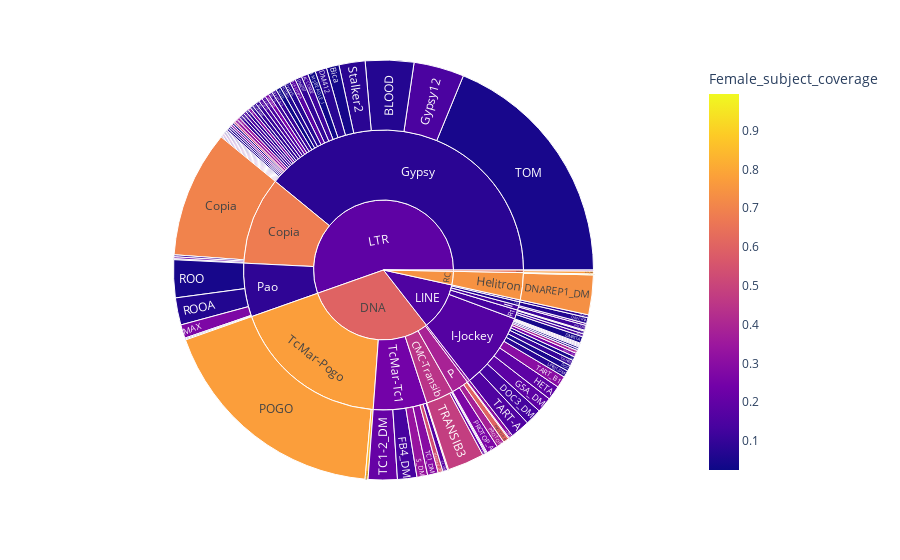

Notebook source saved alongside this figure:
### Markdown cell above
## Female TE expression ratio and subject coverage

### Code cell
df = consensus_counting_df.copy()
expressed = df["Female"] > 0
df = df[expressed]
fig = px.sunburst(df, path=['SubClass', 'SuperFamily', 'Family'], values='Female', color = "Female_subject_coverage")
fig.show()

### Figure 1 — Plotly figure (JSON) as saved in the notebook; plotly's stock layout.template omitted (floating-point values rounded to 4 significant figures)
{"data": [{"branchvalues": "total", "customdata": [[0.06391], [0.12], [0.7569], [0.1762], [0.06864], [0.04292], [0.1318], [0.4846], [0.08955], [0.0394], [0.08124], [0.271], [0.02521], [0.7013], [0.09658], [0.2184], [0.03966], [0.03163], [0.1094], [0.09335], [0.07862], [0.2513], [0.06954], [0.04374], [0.8449], [0.1431], [0.7366], [0.05203], [0.1454], [0.1315], [0.2426], [0.3901], [0.1352], [0.08143], [0.189], [0.07928], [0.07966], [0.05235], [0.1957], [0.1419], [0.06044], [0.1032], [0.1448], [0.3029], [0.06606], [0.1037], [0.04747], [0.04546], [0.06828], [0.1998], [0.2868], [0.3918], [0.1885], [0.02822], [0.3006], [0.9947], [0.09708], [0.1168], [0.1638], [0.1421], [0.4055], [0.0951], [0.1463], [0.07785], [0.2188], [0.27], [0.1012], [0.536], [0.03567], [0.1146], [0.7681], [0.6011], [0.7756], [0.8351], [0.3821], [0.2662], [0.5986], [0.09843], [0.09075], [0.1046], [0.04406], [0.06508], [0.07707], [0.1685], [0.2751], [0.3393], [0.3345], [0.07965], [0.09999], [0.1574], [0.2989], [0.2106], [0.2944], [0.3237], [0.04592], [0.1301], [0.48], [0.1065], [0.05924], [0.4449], [0.06954], [0.6804], [0.07939], [0.7428], [0.1303], [0.1661], [0.3868], [0.08911], [0.1353], [0.08955], [0.7763], [0.2436], [0.6448], [0.3006], [0.6008], [0.1561], [0.1905], [0.7428], [0.6448]], "domain": {"x": [0, 1], "y": [0, 1]}, "hovertemplate": "labels=%{label}<br>Female=%{value}<br>parent=%{parent}<br>id=%{id}<br>Female_subject_coverage=%{color}<extra></extra>", "ids": ["LTR/Gypsy/ACCORD", "LTR/Gypsy/ACCORD2", "DNA/TcMar-Tc1/BARI_DM", "LTR/Gypsy/BLASTOPIA", "LTR/Gypsy/BLOOD", "LINE/I-Jockey/BS", "LINE/I-Jockey/BS2", "LTR/Gypsy/BURDOCK", "LINE/R1-LOA/Baggins1", "LTR/Gypsy/Bica", "LTR/Gypsy/CIRCE", "LTR/Gypsy/Chimpo", "LTR/Gypsy/Chouto", "LTR/Copia/Copia", "LTR/Copia/Copia1", "LTR/Copia/Copia2", "LTR/Pao/DIVER2", "LTR/Copia/DM1731", "LTR/Gypsy/DM176", "LTR/Gypsy/DM297", "LTR/Gypsy/DM412", "LTR/Gypsy/DM412B_LTR", "LINE/CR1/DMCR1A", "LINE/R1/DMRT1A", "LINE/R1/DMRT1B", "LINE/R1/DMRT1C", "RC/Helitron/DNAREP1_DM", "LINE/I-Jockey/DOC", "LINE/I-Jockey/DOC2_DM", "LINE/I-Jockey/DOC3_DM", "LINE/I-Jockey/DOC5_DM", "LINE/I-Jockey/DOC6_DM", "DNA/TcMar-Tc1/FB4_DM", "LINE/I-Jockey/G3_DM", "LINE/I-Jockey/G5A_DM", "LINE/I-Jockey/G5_DM", "LTR/Gypsy/GTWIN", "LINE/I-Jockey/G_DM", "LTR/Gypsy/Gypsy", "LTR/Gypsy/Gypsy1", "LTR/Gypsy/Gypsy10", "LTR/Gypsy/Gypsy11", "LTR/Gypsy/Gypsy12", "LTR/Gypsy/Gypsy12A_LTR", "LTR/Gypsy/Gypsy2", "LTR/Gypsy/Gypsy2_bis", "LTR/Gypsy/Gypsy3", "LTR/Gypsy/Gypsy5", "LTR/Gypsy/Gypsy6", "LTR/Gypsy/Gypsy7", "LTR/Gypsy/Gypsy8", "LINE/I-Jockey/HELENA_RT", "LINE/I-Jockey/HETA", "LTR/Gypsy/HMSBEAGLE_I", "DNA/hAT-hobo/HOBO", "RC/Helitron/Helitron1_DM", "LTR/Gypsy/IDEFIX", "LINE/I/IVK_DM", "LINE/I/I_DM", "LTR/Gypsy/Invader1", "LTR/Gypsy/Invader4", "LTR/Gypsy/Invader5", "LTR/Gypsy/Invader6", "LINE/I-Jockey/LINEJ1_DM", "DNA/CMC-Transib/M4DM", "LTR/Pao/MAX", "LTR/Gypsy/MDG1", "DNA/TcMar-Tc1/Mariner2_DM", "LTR/Pao/NINJA", "LTR/Gypsy/NOMAD", "Satellite/Unknown/NTS_DM", "DNA/P/PLACW_DM", "DNA/TcMar-Pogo/POGO", "DNA/TcMar-Pogo/POGON1", "DNA/P/PROTOP", "DNA/P/PROTOP_A", "DNA/P/PROTOP_B", "LTR/Gypsy/QUASIMODO", "LTR/Gypsy/QUASIMODO2", "LINE/R1/R1_DM", "LTR/Pao/ROO", "LTR/Pao/ROOA", "LTR/Gypsy/ROVER", "DNA/TcMar-Tc1/S2_DM", "Satellite/Unknown/SAR_DM", "LTR/Gypsy/STALKER4", "DNA/TcMar-Tc1/S_DM", "LTR/Gypsy/Stalker2", "LINE/I-Jockey/TAHRE", "LINE/I-Jockey/TART-A", "LINE/I-Jockey/TART_B1", "DNA/TcMar-Tc1/TC1-2_DM", "DNA/TcMar-Tc1/TC1_DM", "LTR/Gypsy/TIRANT", "LTR/Gypsy/TOM", "DNA/CMC-Transib/TRANSIB2", "DNA/CMC-Transib/TRANSIB3", "DNA/CMC-Transib/TRANSIB4", "LTR/Gypsy/TRANSPAC", "DNA/CMC-Transib", "LINE/CR1", "LTR/Copia", "LTR/Gypsy", "RC/Helitron", "LINE/I", "LINE/I-Jockey", "DNA/P", "LTR/Pao", "LINE/R1", "LINE/R1-LOA", "DNA/TcMar-Pogo", "DNA/TcMar-Tc1", "Satellite/Unknown", "DNA/hAT-hobo", "DNA", "LINE", "LTR", "RC", "Satellite"], "labels": ["ACCORD", "ACCORD2", "BARI_DM", "BLASTOPIA", "BLOOD", "BS", "BS2", "BURDOCK", "Baggins1", "Bica", "CIRCE", "Chimpo", "Chouto", "Copia", "Copia1", "Copia2", "DIVER2", "DM1731", "DM176", "DM297", "DM412", "DM412B_LTR", "DMCR1A", "DMRT1A", "DMRT1B", "DMRT1C", "DNAREP1_DM", "DOC", "DOC2_DM", "DOC3_DM", "DOC5_DM", "DOC6_DM", "FB4_DM", "G3_DM", "G5A_DM", "G5_DM", "GTWIN", "G_DM", "Gypsy", "Gypsy1", "Gypsy10", "Gypsy11", "Gypsy12", "Gypsy12A_LTR", "Gypsy2", "Gypsy2_bis", "Gypsy3", "Gypsy5", "Gypsy6", "Gypsy7", "Gypsy8", "HELENA_RT", "HETA", "HMSBEAGLE_I", "HOBO", "Helitron1_DM", "IDEFIX", "IVK_DM", "I_DM", "Invader1", "Invader4", "Invader5", "Invader6", "LINEJ1_DM", "M4DM", "MAX", "MDG1", "Mariner2_DM", "NINJA", "NOMAD", "NTS_DM", "PLACW_DM", "POGO", "POGON1", "PROTOP", "PROTOP_A", "PROTOP_B", "QUASIMODO", "QUASIMODO2", "R1_DM", "ROO", "ROOA", "ROVER", "S2_DM", "SAR_DM", "STALKER4", "S_DM", "Stalker2", "TAHRE", "TART-A", "TART_B1", "TC1-2_DM", "TC1_DM", "TIRANT", "TOM", "TRANSIB2", "TRANSIB3", "TRANSIB4", "TRANSPAC", "CMC-Transib", "CR1", "Copia", "Gypsy", "Helitron", "I", "I-Jockey", "P", "Pao", "R1", "R1-LOA", "TcMar-Pogo", "TcMar-Tc1", "Unknown", "hAT-hobo", "DNA", "LINE", "LTR", "RC", "Satellite"], "marker": {"coloraxis": "coloraxis", "colors": [0.06391, 0.12, 0.7569, 0.1762, 0.06864, 0.04292, 0.1318, 0.4846, 0.08955, 0.0394, 0.08124, 0.271, 0.02521, 0.7013, 0.09658, 0.2184, 0.03966, 0.03163, 0.1094, 0.09335, 0.07862, 0.2513, 0.06954, 0.04374, 0.8449, 0.1431, 0.7366, 0.05203, 0.1454, 0.1315, 0.2426, 0.3901, 0.1352, 0.08143, 0.189, 0.07928, 0.07966, 0.05235, 0.1957, 0.1419, 0.06044, 0.1032, 0.1448, 0.3029, 0.06606, 0.1037, 0.04747, 0.04546, 0.06828, 0.1998, 0.2868, 0.3918, 0.1885, 0.02822, 0.3006, 0.9947, 0.09708, 0.1168, 0.1638, 0.1421, 0.4055, 0.0951, 0.1463, 0.07785, 0.2188, 0.27, 0.1012, 0.536, 0.03567, 0.1146, 0.7681, 0.6011, 0.7756, 0.8351, 0.3821, 0.2662, 0.5986, 0.09843, 0.09075, 0.1046, 0.04406, 0.06508, 0.07707, 0.1685, 0.2751, 0.3393, 0.3345, 0.07965, 0.09999, 0.1574, 0.2989, 0.2106, 0.2944, 0.3237, 0.04592, 0.1301, 0.48, 0.1065, 0.05924, 0.4449, 0.06954, 0.6804, 0.07939, 0.7428, 0.1303, 0.1661, 0.3868, 0.08911, 0.1353, 0.08955, 0.7763, 0.2436, 0.6448, 0.3006, 0.6008, 0.1561, 0.1905, 0.7428, 0.6448]}, "name": "", "parents": ["LTR/Gypsy", "LTR/Gypsy", "DNA/TcMar-Tc1", "LTR/Gypsy", "LTR/Gypsy", "LINE/I-Jockey", "LINE/I-Jockey", "LTR/Gypsy", "LINE/R1-LOA", "LTR/Gypsy", "LTR/Gypsy", "LTR/Gypsy", "LTR/Gypsy", "LTR/Copia", "LTR/Copia", "LTR/Copia", "LTR/Pao", "LTR/Copia", "LTR/Gypsy", "LTR/Gypsy", "LTR/Gypsy", "LTR/Gypsy", "LINE/CR1", "LINE/R1", "LINE/R1", "LINE/R1", "RC/Helitron", "LINE/I-Jockey", "LINE/I-Jockey", "LINE/I-Jockey", "LINE/I-Jockey", "LINE/I-Jockey", "DNA/TcMar-Tc1", "LINE/I-Jockey", "LINE/I-Jockey", "LINE/I-Jockey", "LTR/Gypsy", "LINE/I-Jockey", "LTR/Gypsy", "LTR/Gypsy", "LTR/Gypsy", "LTR/Gypsy", "LTR/Gypsy", "LTR/Gypsy", "LTR/Gypsy", "LTR/Gypsy", "LTR/Gypsy", "LTR/Gypsy", "LTR/Gypsy", "LTR/Gypsy", "LTR/Gypsy", "LINE/I-Jockey", "LINE/I-Jockey", "LTR/Gypsy", "DNA/hAT-hobo", "RC/Helitron", "LTR/Gypsy", "LINE/I", "LINE/I", "LTR/Gypsy", "LTR/Gypsy", "LTR/Gypsy", "LTR/Gypsy", "LINE/I-Jockey", "DNA/CMC-Transib", "LTR/Pao", "LTR/Gypsy", "DNA/TcMar-Tc1", "LTR/Pao", "LTR/Gypsy", "Satellite/Unknown", "DNA/P", "DNA/TcMar-Pogo", "DNA/TcMar-Pogo", "DNA/P", "DNA/P", "DNA/P", "LTR/Gypsy", "LTR/Gypsy", "LINE/R1", "LTR/Pao", "LTR/Pao", "LTR/Gypsy", "DNA/TcMar-Tc1", "Satellite/Unknown", "LTR/Gypsy", "DNA/TcMar-Tc1", "LTR/Gypsy", "LINE/I-Jockey", "LINE/I-Jockey", "LINE/I-Jockey", "DNA/TcMar-Tc1", "DNA/TcMar-Tc1", "LTR/Gypsy", "LTR/Gypsy", "DNA/CMC-Transib", "DNA/CMC-Transib", "DNA/CMC-Transib", "LTR/Gypsy", "DNA", "LINE", "LTR", "LTR", "RC", "LINE", "LINE", "DNA", "LTR", "LINE", "LINE", "DNA", "DNA", "Satellite", "DNA", "", "", "", "", ""], "type": "sunburst", "values": [5, 7, 1, 6, 50, 4, 1, 2, 3, 13, 3, 3, 5, 131, 2, 2, 1, 1, 4, 7, 12, 4, 6, 7, 1, 3, 41, 6, 1, 17, 4, 3, 20, 2, 16, 1, 3, 2, 1, 3, 2, 3, 52, 2, 1, 5, 1, 1, 6, 1, 1, 1, 15, 8, 4, 1, 3, 5, 2, 4, 1, 1, 4, 7, 3, 14, 4, 5, 1, 1, 3, 1, 244, 3, 8, 12, 6, 4, 2, 3, 39, 28, 2, 5, 1, 3, 11, 27, 6, 20, 12, 30, 11, 3, 252, 1, 38, 1, 2, 43, 6, 136, 524, 42, 7, 118, 27, 83, 14, 3, 247, 83, 4, 4, 404, 148, 743, 42, 4]}], "layout": {"coloraxis": {"colorbar": {"title": {"text": "Female_subject_coverage"}}, "colorscale": [[0, "#0d0887"], [0.1111, "#46039f"], [0.2222, "#7201a8"], [0.3333, "#9c179e"], [0.4444, "#bd3786"], [0.5556, "#d8576b"], [0.6667, "#ed7953"], [0.7778, "#fb9f3a"], [0.8889, "#fdca26"], [1, "#f0f921"]]}, "legend": {"tracegroupgap": 0}, "margin": {"t": 60}}}
